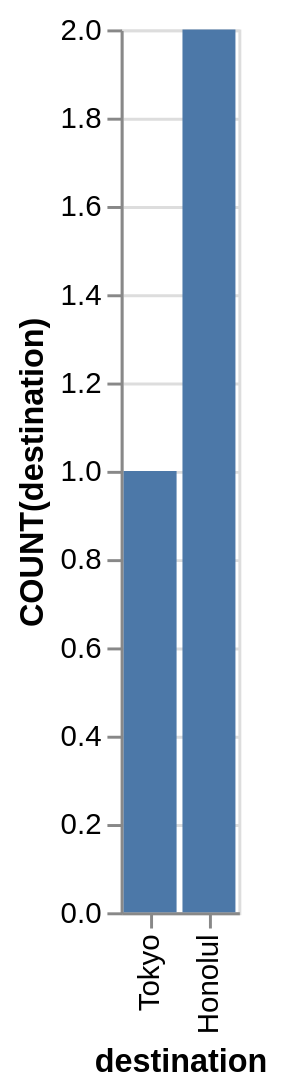

This figure's Vega-Lite source:
### Vega-Lite specification from a JSON file in a GitHub repository (floating-point values rounded to 4 significant figures)
{"data": {"values": [{"x_data": "Tokyo", "y_data": 1}, {"x_data": "Honolul", "y_data": 2}]}, "mark": "bar", "encoding": {"x": {"field": "x_data", "type": "nominal", "title": "destination", "sort": {"op": "sum", "field": "y_data", "order": "ascending"}}, "y": {"field": "y_data", "type": "quantitative", "title": "COUNT(destination)"}}}
